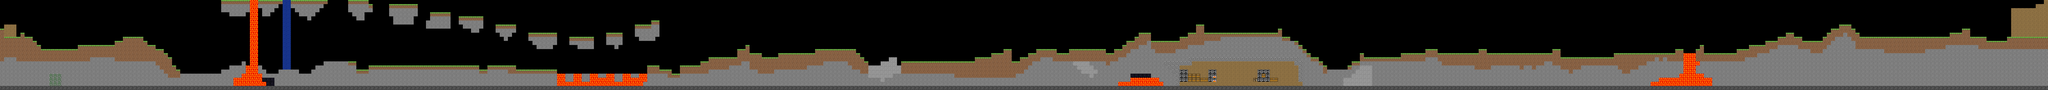

Below is a game level as drawn by its tile map, then a one-line description and the .tmx that defines it (tile-layer data replaced by summaries):
An orthogonal 500x22 tile map with 32x32 px tiles, 2 tile layers (Foreground, Background), 2 tilesets and 31 objects (6x Door, Mob, Steve).

<map version="1.0" orientation="orthogonal" renderorder="right-down" width="500" height="22" tilewidth="32" tileheight="32">
 <tileset firstgid="1" name="MasterTileSet" tilewidth="32" tileheight="32">
  <image source="MasterTileSet.png" trans="ffffff" width="512" height="512" />
 </tileset>
 <tileset firstgid="257" name="Character-Tileset" tilewidth="64" tileheight="64">
  <image source="Character-Tileset.png" trans="ffffff" width="512" height="512" />
 </tileset>
 <layer name="Foreground" width="500" height="22">
  <data>[11000 cells, 4256 non-empty, 11 distinct tile ids]</data>
 </layer>
 <layer name="Background" width="500" height="22">
  <data>[11000 cells, 808 non-empty, 12 distinct tile ids]</data>
 </layer>
 <objectgroup name="Objects">
  <object name="Entrance" type="Door" gid="98" x="64" y="288" />
  <object name="Entrance" type="Door" gid="82" x="64" y="256" />
  <object name="Zombie" type="Mob" gid="265" x="256" y="640" width="32" height="64" />
  <object name="Steve" type="Steve" gid="257" x="64" y="288" width="32" height="64" />
  <object gid="81" x="9408" y="608" />
  <object gid="81" x="9536" y="608" />
  <object gid="81" x="9664" y="608" />
  <object gid="81" x="9792" y="608" />
  <object gid="81" x="9920" y="608" />
  <object gid="81" x="10048" y="608" />
  <object gid="183" x="9344" y="672" />
  <object gid="151" x="9568" y="640" />
  <object gid="152" x="9600" y="640" />
  <object gid="66" x="416" y="640" />
  <object gid="82" x="9696" y="608" />
  <object gid="98" x="9696" y="640" />
  <object gid="2147483730" x="9728" y="608" />
  <object gid="2147483746" x="9728" y="640" />
  <object gid="81" x="14528" y="512" />
  <object gid="81" x="14368" y="544" />
  <object gid="81" x="14112" y="576" />
  <object gid="81" x="13856" y="576" />
  <object gid="81" x="13632" y="576" />
  <object gid="81" x="13504" y="576" />
  <object gid="81" x="15968" y="224" />
  <object gid="81" x="15840" y="224" />
  <object name="Exit" type="Door" gid="98" x="15776" y="288" />
  <object name="Exit" type="Door" gid="82" x="15776" y="256" />
  <object gid="81" x="15712" y="224" />
  <object name="Exit" type="Door" gid="98" x="672" y="352" />
  <object name="Exit" type="Door" gid="82" x="672" y="320" />
 </objectgroup>
</map>